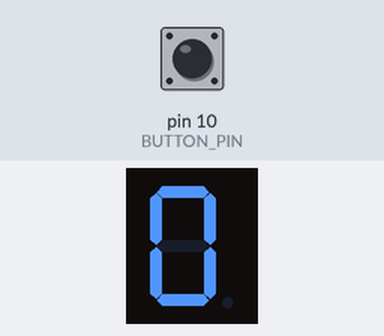
The sketch below on a simulated Arduino Uno, built with avr-gcc and run on an emulated ATmega328P. Parts: 1-digit seven-segment display. Wiring (inferred from the names in the program): 1-digit 7-segment display, segments lit when LOW: segments pin 2, pin 3, pin 4, pin 5, pin 6, pin 7, pin 8. Inputs (shaded band) come from the test bench; at power-on: pin 10 (BUTTON_PIN) HIGH. The segment pins are drawn as the display they are named for.

Above: at 1.2 s.
1.3 s: pin 10 (BUTTON_PIN) pulled LOW for 0.15 s
At 2.4 s:
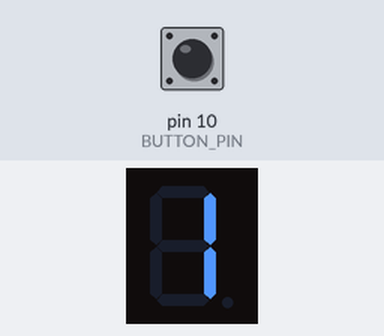
3.0 s: pin 10 (BUTTON_PIN) pulled LOW for 1 s
At 4.9 s:
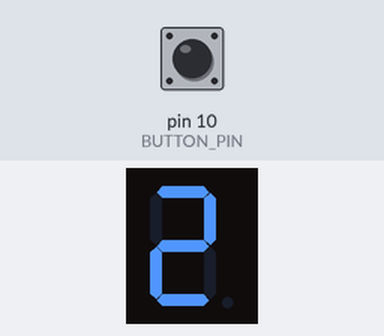
5.6 s: pin 10 (BUTTON_PIN) pulled LOW for 0.15 s
At 6.8 s:
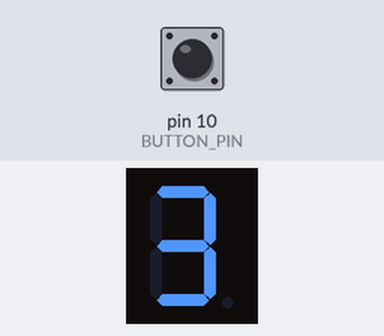
7.3 s: pin 10 (BUTTON_PIN) pulled LOW for 1 s
At 9.4 s:
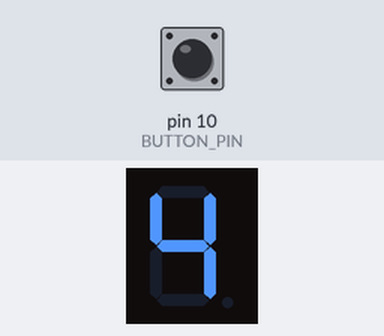
Timing chart, 0 to 10.9 s (numbered marks = the images above; inputs shaded):
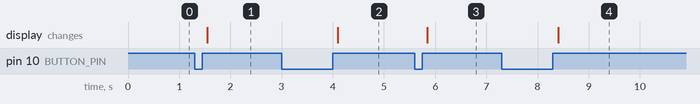

The sketch:

Week_2_G3_LEDSegment.ino
```cpp
#define BUTTON_PIN 10
int segmentA = 2;
int segmentB = 3;
int segmentC = 4;
int segmentD = 5;
int segmentE = 6;
int segmentF = 7;
int segmentG = 8;

int i = 0;
int j = 0;

int Arduino_Pins[7] = {segmentA, segmentB, segmentC, segmentD, segmentE, segmentF, segmentG};
int Segment_Display[10][7] = {{0, 0, 0, 0, 0, 0, 1}, //display number 0
                              {1, 0, 0, 1, 1, 1, 1}, //display number 1
                              {0, 0, 1, 0, 0, 1, 0}, //display number 2
                              {0, 0, 0, 0, 1, 1, 0}, //display number 3
                              {1, 0, 0, 1, 1, 0, 0}, //display number 4
                              {0, 1, 0, 0, 1, 0, 0}, //display number 5
                              {0, 1, 0, 0, 0, 0, 0}, //display number 6
                              {0, 0, 0, 1, 1, 1, 1}, //display number 7
                              {0, 0, 0, 0, 0, 0, 0}, //display number 8
                              {0, 0, 0, 0, 1, 0, 0}, //display number 9
};

void setup() {

  pinMode(segmentA, OUTPUT);
  pinMode(segmentB, OUTPUT);
  pinMode(segmentC, OUTPUT);
  pinMode(segmentD, OUTPUT);
  pinMode(segmentE, OUTPUT);
  pinMode(segmentF, OUTPUT);
  pinMode(segmentG, OUTPUT);
  pinMode(BUTTON_PIN, INPUT_PULLUP);
}

void loop() {

  for (j = 0; j<7; j++)
  {
    digitalWrite(Arduino_Pins[j], Segment_Display[i][j]);
  }


  // button is pushed, number increase
  if(digitalRead(BUTTON_PIN)==0)
  {
    while(digitalRead(BUTTON_PIN)==0)
    {

    }
    i++;
  }

  // reset number
  if(i == 10)
  {
    i = 0;
  }
  delay(100);
}
```

Measured:
- after the input at 1.3 s, the display: changes after 0.25 s (image 1)
- after the input at 3.0 s, the display: changes after 1.1 s (image 2)
- after the input at 5.6 s, the display: changes after 0.25 s (image 3)
- after the input at 7.3 s, the display: changes after 1.1 s (image 4)
